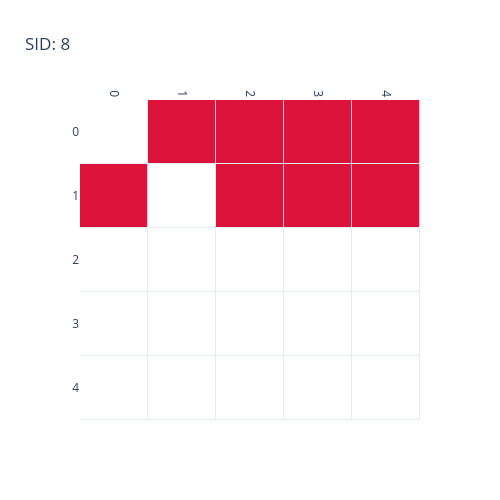

Write notebook code for a chart like this one.
### Markdown cell above
**Key observations**:

- SHD(G, H₁) = 1 (one orientation differs).
- SID lower bound = 0 — when X1—X2 is oriented as X1→X2 (picking G itself out of the equivalence class), every intervention prediction matches G.
- SID upper bound > 0 — the alternative orientation (X2→X1) does change interventions and gives a non-zero SID.
- `is_tight = False` flags that the bounds aren't equal — the equivalence class is non-trivial.

The `c.sid.sid` value itself counts (i, j) pairs that are mis-classified by **at least one** DAG in the class — useful when you want a worst-case-over-class estimate.

### Code cell
bnm.plot_sid_matrix(c.sid)

### Figure 1 — Plotly figure (JSON) as saved in the notebook; plotly's stock layout.template omitted (floating-point values rounded to 4 significant figures)
{"data": [{"colorscale": [[0.0, "white"], [0.9999, "white"], [1.0, "crimson"]], "showscale": false, "type": "heatmap", "x": ["0", "1", "2", "3", "4"], "xgap": 1, "y": ["0", "1", "2", "3", "4"], "ygap": 1, "z": [[0, 1, 1, 1, 1], [1, 0, 1, 1, 1], [0, 0, 0, 0, 0], [0, 0, 0, 0, 0], [0, 0, 0, 0, 0]], "zmax": 1, "zmin": 0}], "layout": {"height": 500, "title": {"text": "SID: 8"}, "width": 500, "xaxis": {"showgrid": false, "side": "top", "tickangle": 90}, "yaxis": {"autorange": "reversed", "showgrid": false}}}
